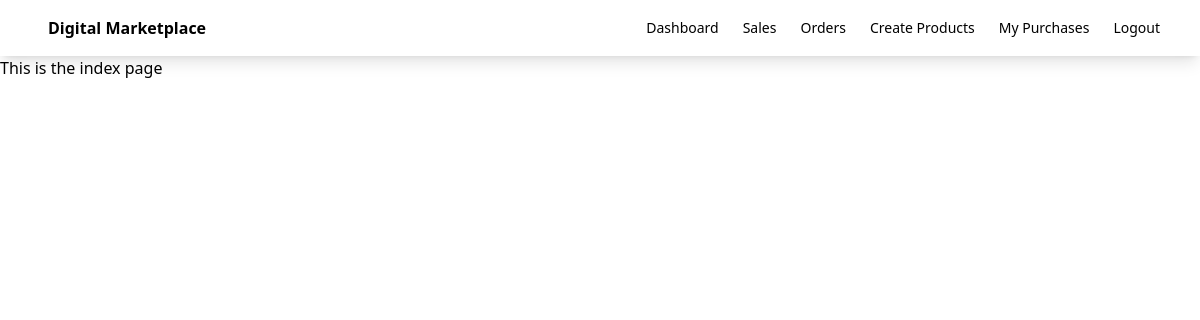
The app's page /, older data.
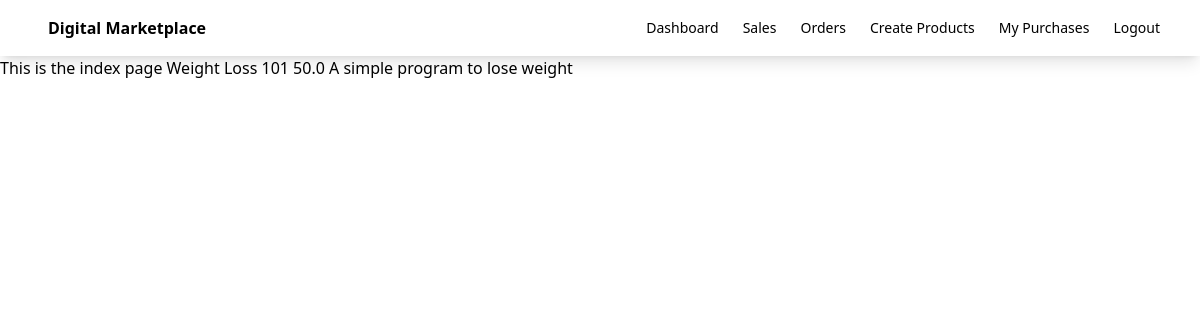
The same page, newer data.
### vendor/models.py (models this page shows, shortened)
class Product(models.Model):
    name = models.CharField(max_length=100)
    description = models.CharField(max_length=100)
    price = models.FloatField()
    file = models.FileField(upload_to='uploads')

### vendor/views.py (the view)
# urls.py: path('', views.index,name='index'),
def index(request):
    products = Product.objects.all()
    return render(request,'vendor/index.html',{'products':products})

### vendor/templates/vendor/index.html
{% extends 'vendor/base.html' %}
{% block content %}
This is the index page
{% for product in products %}
    {{ product.name }}
    {{ product.price }}
    {{ product.description}}
    <br>
{% endfor %}
{% endblock content %}

Row changes from the older to the newer data that the page shows:
added Product: name "Weight Loss 101", price "50.0", description "A simple program to lose weight"
